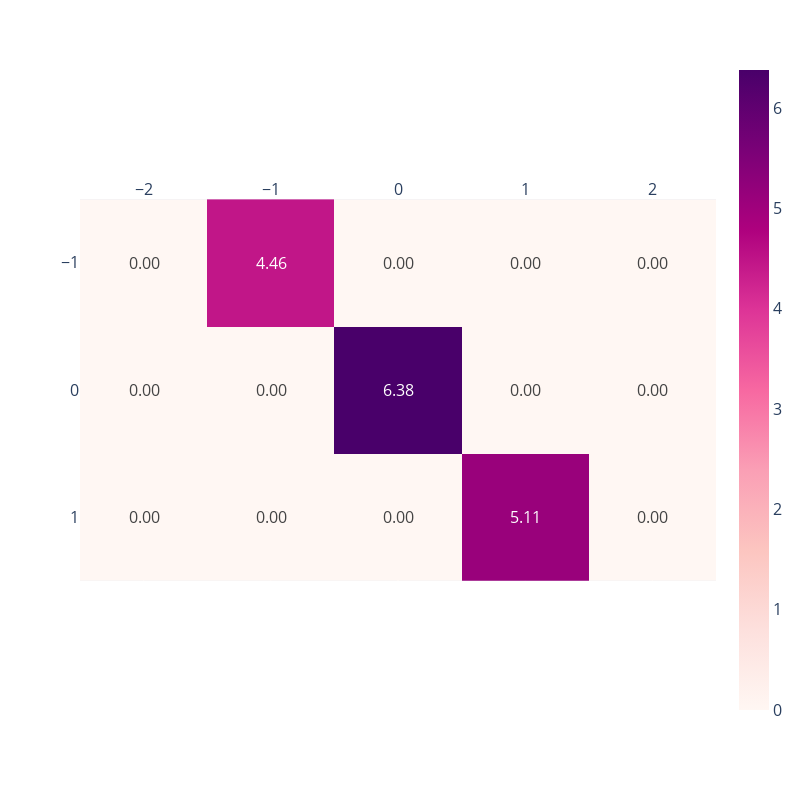

The notebook cell saved with this chart:
### Code cell
fig = px.imshow(efficiency_per_mF_pair.T*100, text_auto = '.2f', x = atom.mg, y = atom.mq, color_continuous_scale='RdPu')
fig.update_xaxes(side="top")
fig.update_layout(width = 800,height = 800, font=dict(size=16), yaxis={'tickvals': atom.mq})
fig.show(renderer = 'vscode')

### Figure 1 — Plotly figure (JSON) as saved in the notebook; plotly's stock layout.template omitted (floating-point values rounded to 4 significant figures)
{"data": [{"coloraxis": "coloraxis", "hovertemplate": "x: %{x}<br>y: %{y}<br>color: %{z}<extra></extra>", "name": "0", "texttemplate": "%{z:.2f}", "type": "heatmap", "x": [-2, -1, 0, 1, 2], "xaxis": "x", "y": [-1, 0, 1], "yaxis": "y", "z": [[0, 4.456, 0, 0, 0], [0, 0, 6.381, 0, 0], [0, 0, 0, 5.114, 0]]}], "layout": {"coloraxis": {"colorscale": [[0, "rgb(255,247,243)"], [0.125, "rgb(253,224,221)"], [0.25, "rgb(252,197,192)"], [0.375, "rgb(250,159,181)"], [0.5, "rgb(247,104,161)"], [0.625, "rgb(221,52,151)"], [0.75, "rgb(174,1,126)"], [0.875, "rgb(122,1,119)"], [1, "rgb(73,0,106)"]]}, "font": {"size": 16}, "height": 800, "margin": {"t": 60}, "width": 800, "xaxis": {"anchor": "y", "constrain": "domain", "domain": [0, 1], "scaleanchor": "y", "side": "top"}, "yaxis": {"anchor": "x", "autorange": "reversed", "constrain": "domain", "domain": [0, 1], "tickvals": [-1, 0, 1]}}}
